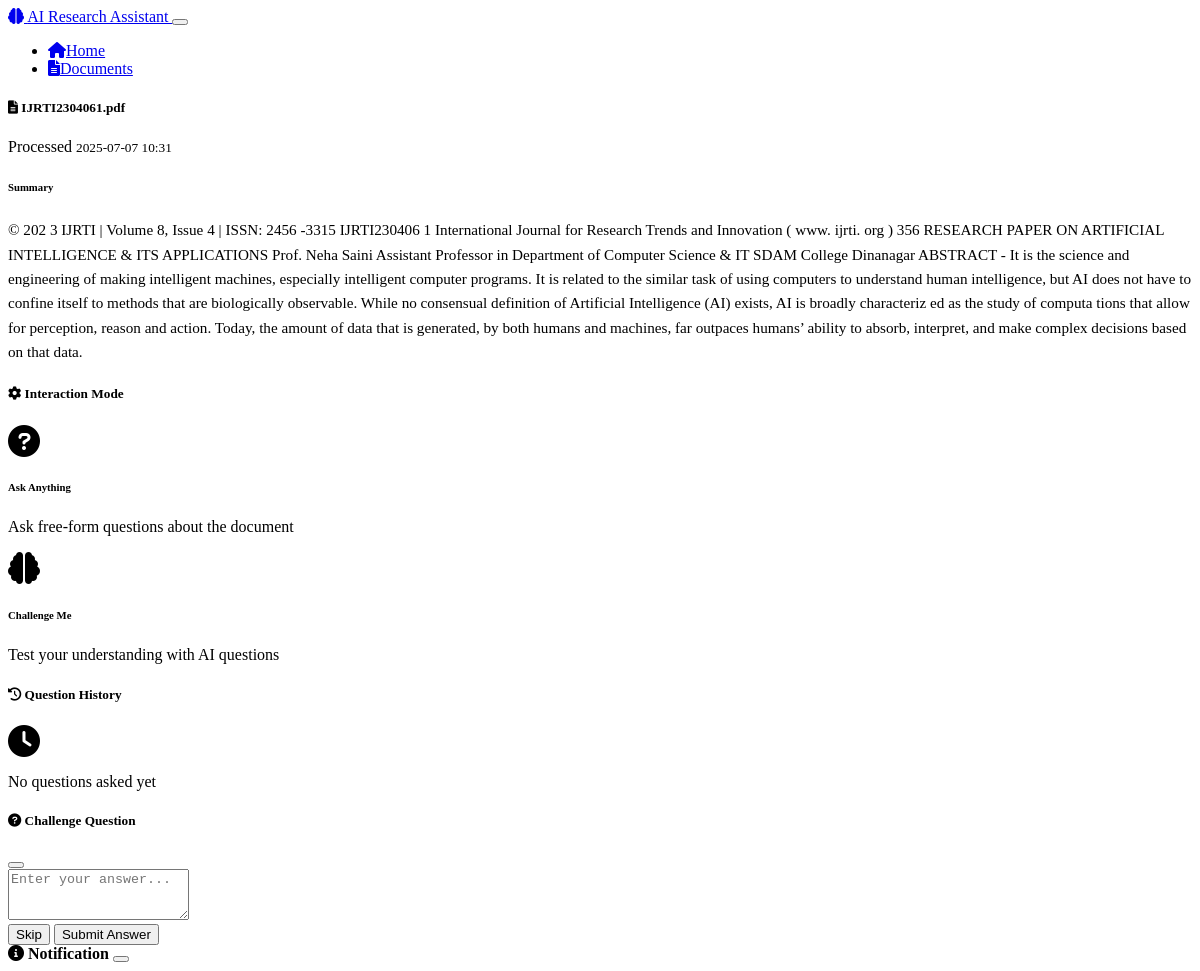
Screenshot of /document/3 with the database file from the repository.
### models.py (models this page shows, shortened)
class Document(db.Model):
    id = db.Column(Integer, primary_key=True)
    filename = db.Column(String(255), nullable=False)
    original_filename = db.Column(String(255), nullable=False)
    file_path = db.Column(String(500), nullable=False)
    file_type = db.Column(String(10), nullable=False)
    upload_date = db.Column(DateTime, default=datetime.utcnow)
    summary = db.Column(Text)
    content = db.Column(Text)
    processed = db.Column(Boolean, default=False)

### routes.py (the view)
@app.route('/document/<int:document_id>')
def view_document(document_id):
    document = Document.query.get_or_404(document_id)
    session['current_document_id'] = document_id
    return render_template('document_analysis.html', document=document)

### templates/document_analysis.html (shortened to what this page needs)
{% extends "base.html" %}
{% block content %}
<div class="row">
    <div class="col-lg-8 mx-auto">
        <div class="card mb-4">
            <div class="card-header">
                <div class="d-flex justify-content-between align-items-center">
                    <h5 class="card-title mb-0">
                        <i class="fas fa-file-alt me-2"></i>
                        {{ document.original_filename }}
                    </h5>
                    <div>
                        <span class="badge bg-success">Processed</span>
                        <small class="text-muted ms-2">
                            {{ document.upload_date.strftime('%Y-%m-%d %H:%M') }}
                        </small>
                    </div>
                </div>
            </div>
            <div class="card-body">
                <h6 class="text-muted mb-2">Summary</h6>
                <p class="summary-text">{{ document.summary or 'No summary available' }}</p>
            </div>
        </div>
        <div class="card mb-4">
            <div class="card-header">
                <h5 class="card-title mb-0">
                    <i class="fas fa-cog me-2"></i>
                    Interaction Mode
                </h5>
            </div>
            <div class="card-body">
                <div class="row">
                    <div class="col-md-6 mb-3">
                        <div class="card mode-card" onclick="switchMode('ask')">
                            <div class="card-body text-center">
                                <i class="fas fa-question-circle fa-2x text-info mb-2"></i>
                                <h6>Ask Anything</h6>
                                <p class="small text-muted">Ask free-form questions about the document</p>
                            </div>
                        </div>
                    </div>
                    <div class="col-md-6 mb-3">
                        <div class="card mode-card" onclick="switchMode('challenge')">
                            <div class="card-body text-center">
                                <i class="fas fa-brain fa-2x text-success mb-2"></i>
                                <h6>Challenge Me</h6>
                                <p class="small text-muted">Test your understanding with AI questions</p>
                            </div>
                        </div>
                    </div>
                </div>
            </div>
        </div>
        <div class="card mt-4">
            <div class="card-header">
                <h5 class="card-title mb-0">
                    <i class="fas fa-history me-2"></i>
                    Question History
                </h5>
            </div>
            <div class="card-body">
                <div id="historyContent">
                    <div class="text-center text-muted">
                        <i class="fas fa-clock fa-2x mb-2"></i>
                        <p>No questions asked yet</p>
                    </div>
                </div>
            </div>
        </div>
    </div>
</div>
<div class="modal fade" id="challengeQuestionModal" tabindex="-1">
    <div class="modal-dialog">
        <div class="modal-content">
            <div class="modal-header">
                <h5 class="modal-title">
                    <i class="fas fa-question-circle me-2"></i>
                    Challenge Question
                </h5>
                <button type="button" class="btn-close" data-bs-dismiss="modal"></button>
            </div>
            <div class="modal-body">
                <div class="mt-3">
                    <textarea
                        class="form-control"
                        id="challengeAnswerInput"
                        rows="3"
                        placeholder="Enter your answer..."
                    ></textarea>
                </div>
            </div>
            <div class="modal-footer">
                <button type="button" class="btn btn-secondary" data-bs-dismiss="modal">Skip</button>
                <button type="button" class="btn btn-primary" onclick="submitChallengeAnswer()">
                    Submit Answer
                </button>
            </div>
        </div>
    </div>
</div>
{% endblock %}

### templates/base.html (shortened to what this page needs)
<!DOCTYPE html>
<html lang="en">
<head>
    <link href="https://cdn.replit.com/agent/bootstrap-agent-dark-theme.min.css" rel="stylesheet">
    <link rel="stylesheet" href="https://cdnjs.cloudflare.com/ajax/libs/font-awesome/6.0.0/css/all.min.css">
    <link rel="stylesheet" href="{{ url_for('static', filename='css/style.css') }}">
</head>
<body>
    <nav class="navbar navbar-expand-lg navbar-dark bg-dark">
        <div class="container">
            <a class="navbar-brand" href="{{ url_for('index') }}">
                <i class="fas fa-brain me-2"></i>
                AI Research Assistant
            </a>
            <button class="navbar-toggler" type="button" data-bs-toggle="collapse" data-bs-target="#navbarNav">
            </button>
            <div class="collapse navbar-collapse" id="navbarNav">
                <ul class="navbar-nav ms-auto">
                    <li class="nav-item">
                        <a class="nav-link" href="{{ url_for('index') }}">
                            <i class="fas fa-home me-1"></i>Home
                        </a>
                    </li>
                    <li class="nav-item">
                        <a class="nav-link" href="#" onclick="showDocuments()">
                            <i class="fas fa-file-alt me-1"></i>Documents
                        </a>
                    </li>
                </ul>
            </div>
        </div>
    </nav>
    <main class="container mt-4">
        {% block content %}{% endblock %}
    </main>
    <div class="toast-container position-fixed top-0 end-0 p-3">
        <div id="alertToast" class="toast" role="alert" aria-live="assertive" aria-atomic="true">
            <div class="toast-header">
                <i class="fas fa-info-circle me-2"></i>
                <strong class="me-auto">Notification</strong>
                <button type="button" class="btn-close" data-bs-dismiss="toast"></button>
            </div>
        </div>
    </div>
</body>
</html>

### static/css/style.css (style rules this page uses)
.mode-card { cursor: pointer; transition: all 0.3s ease; border: 1px solid var(--bs-border-color); }
.summary-text { line-height: 1.6; font-size: 0.95rem; }
.toast { min-width: 300px; }
html { scroll-behavior: smooth; }

### rows the page displays
Document: original_filename "IJRTI2304061.pdf", upload_date "2025-07-07 10:31", summary "© 202 3 IJRTI | Volume 8, Issue 4 | ISSN: 2456 -3315 IJRTI230406 1 International Journal for Research Trends and Innovation ( www. ijrti. org ) 356 RESEARCH PAPER ON ARTIFICIAL INTELLIGENCE & ITS APPLICATIONS Prof. Neha Saini Assistant Professor in Department of Computer Science & IT SDAM College Dinanagar ABSTRACT - It is the science and engineering of making intelligent machines, especially intelligent computer programs. It is related to the similar task of using computers to understand human intelligence, but AI does not have to confine itself to methods that are biologically observable. While no consensual definition of Artificial Intelligence (AI) exists, AI is broadly characteriz ed…"
